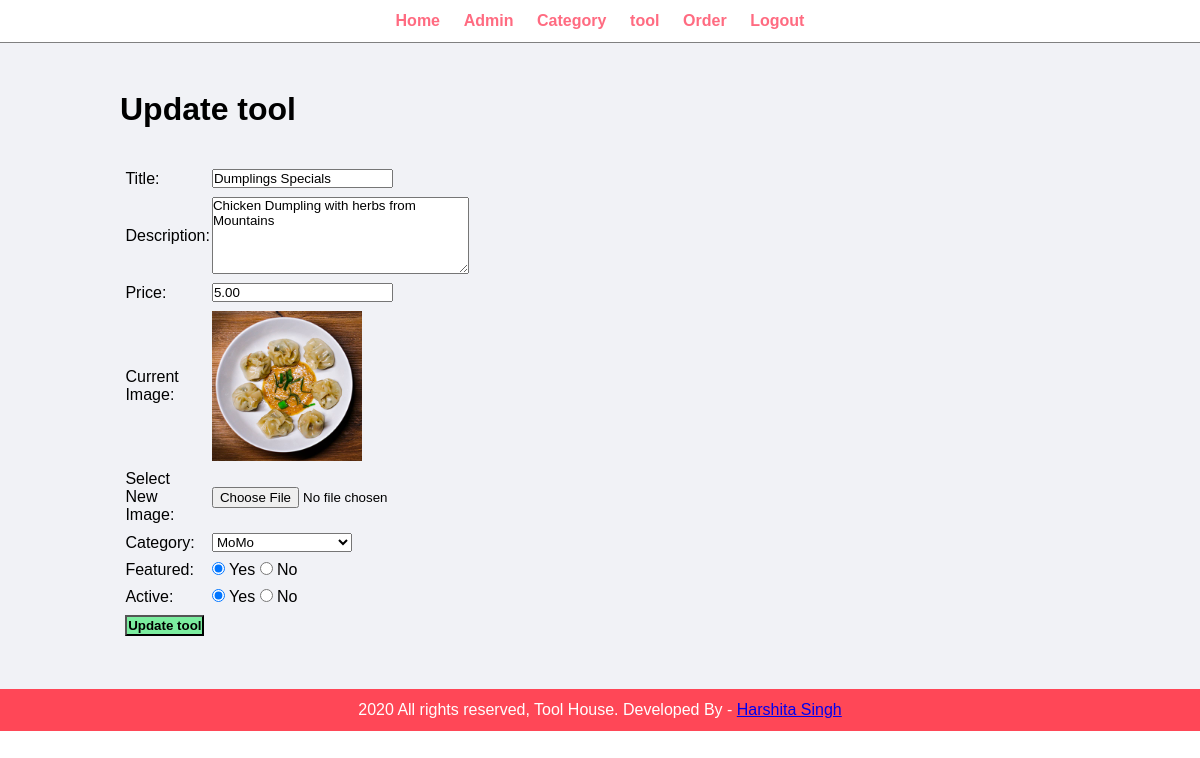
Screenshot of /tool-order/admin/update-tool.php?id=3 (signed in) with the database file from the repository.
### tables this page shows
CREATE TABLE `tbl_tool` (
  `id` int(10) UNSIGNED NOT NULL,
  `title` varchar(100) NOT NULL,
  `description` text NOT NULL,
  `price` decimal(10,2) NOT NULL,
  `image_name` varchar(255) NOT NULL,
  `category_id` int(10) UNSIGNED NOT NULL,
  `featured` varchar(10) NOT NULL,
  `active` varchar(10) NOT NULL
);

CREATE TABLE `tbl_category` (
  `id` int(10) UNSIGNED NOT NULL,
  `title` varchar(100) NOT NULL,
  `image_name` varchar(255) NOT NULL,
  `featured` varchar(10) NOT NULL,
  `active` varchar(10) NOT NULL
);

### tool-order/admin/update-tool.php (the view, shortened to what this page needs)
<?php include('partials/menu.php'); ?>
<?php
    if(isset($_GET['id']))
    {
        $id = $_GET['id'];
        $sql2 = "SELECT * FROM tbl_tool WHERE id=$id";
        $res2 = mysqli_query($conn, $sql2);
        $row2 = mysqli_fetch_assoc($res2);
        $title = $row2['title'];
        $description = $row2['description'];
        $price = $row2['price'];
        $current_image = $row2['image_name'];
        $current_category = $row2['category_id'];
        $featured = $row2['featured'];
        $active = $row2['active'];
    }
    else
    {
        header('location:'.SITEURL.'admin/manage-tool.php');
    }
?>
<div class="main-content">
    <div class="wrapper">
        <h1>Update tool</h1>
        <br><br>
        <form action="" method="POST" enctype="multipart/form-data">
        <table class="tbl-30">
            <tr>
                <td>Title: </td>
                <td>
                    <input type="text" name="title" value="<?php echo $title; ?>">
                </td>
            </tr>
            <tr>
                <td>Description: </td>
                <td>
                    <textarea name="description" cols="30" rows="5"><?php echo $description; ?></textarea>
                </td>
            </tr>
            <tr>
                <td>Price: </td>
                <td>
                    <input type="number" name="price" value="<?php echo $price; ?>">
                </td>
            </tr>
            <tr>
                <td>Current Image: </td>
                <td>
                    <?php
                        if($current_image == "")
                        {
                            echo "<div class='error'>Image not Available.</div>";
                        }
                        else
                        {
                            ?>
                            <img src="<?php echo SITEURL; ?>images/tool/<?php echo $current_image; ?>" width="150px">
                            <?php
                        }
                    ?>
                </td>
            </tr>
            <tr>
                <td>Select New Image: </td>
                <td>
                    <input type="file" name="image">
                </td>
            </tr>
            <tr>
                <td>Category: </td>
                <td>
                    <select name="category">
                        <?php
                            $sql = "SELECT * FROM tbl_category WHERE active='Yes'";
                            $res = mysqli_query($conn, $sql);
                            $count = mysqli_num_rows($res);
                            if($count>0)
                            {
                                while($row=mysqli_fetch_assoc($res))
                                {
                                    $category_title = $row['title'];
                                    $category_id = $row['id'];
                                    ?>
                                    <option <?php if($current_category==$category_id){echo "selected";} ?> value="<?php echo $category_id; ?>"><?php echo $category_title; ?></option>
                                    <?php
                                }
                            }
                            else
                            {
                                echo "<option value='0'>Category Not Available.</option>";
                            }
                        ?>
                    </select>
                </td>
            </tr>
            <tr>
                <td>Featured: </td>
                <td>
                    <input <?php if($featured=="Yes") {echo "checked";} ?> type="radio" name="featured" value="Yes"> Yes
                    <input <?php if($featured=="No") {echo "checked";} ?> type="radio" name="featured" value="No"> No
                </td>
            </tr>
            <tr>
                <td>Active: </td>
                <td>
                    <input <?php if($active=="Yes") {echo "checked";} ?> type="radio" name="active" value="Yes"> Yes
                    <input <?php if($active=="No") {echo "checked";} ?> type="radio" name="active" value="No"> No
                </td>
            </tr>
            <tr>
                <td>
                    <input type="submit" name="submit" value="Update tool" class="btn-secondary">
                </td>
            </tr>
        </table>
        </form>
    </div>
</div>
<?php include('partials/footer.php'); ?>

### tool-order/css/admin.css (style rules this page uses)
* { margin: 0; padding: 0; font-family: Arial, Helvetica, sans-serif; }
.wrapper { padding: 1%; width: 80%; margin: 0 auto; }
.tbl-30 { width: 30%; }
table tr td { padding: 1%; }
.btn-secondary { background-color: #7bed9f; padding: 1%; color: black; text-decoration: none; font-weight: bold; }
.main-content { background-color: #f1f2f6; padding: 3% 0; }

### rows the page displays
tbl_tool: title "Dumplings Specials", description "Chicken Dumpling with herbs from Mountains", price "5.00", image_name (picture), category "MoMo", featured "☑", active "☑"
